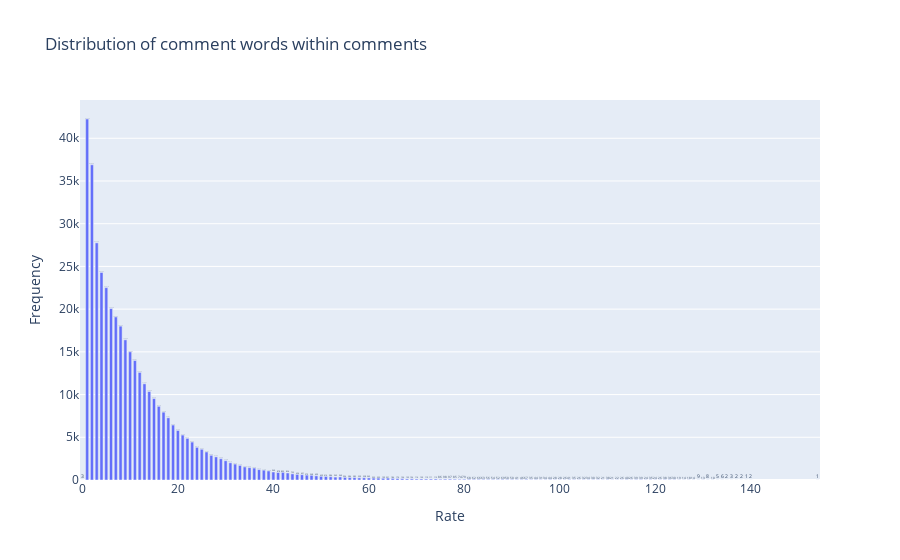

The notebook cell saved with this chart:
### Code cell
df_train['len_comment_by_word'] = df_train['description'].apply(lambda x: len(word_tokenize(x)))
min_max_len = df_train["len_comment_by_word"].min(), df_train["len_comment_by_word"].max()
print(f'Min: {min_max_len[0]} \tMax: {min_max_len[1]}')

fig = go.Figure()

groupby_rate = df_train.groupby('len_comment_by_word')['len_comment_by_word'].count()

fig.add_trace(go.Bar(
    x=list(sorted(groupby_rate.index)),
    y=groupby_rate.tolist(),
    text=groupby_rate.tolist(),
    textposition='auto'
))

fig.update_layout(
    title_text='Distribution of comment words within comments',
    xaxis_title_text='Rate',
    yaxis_title_text='Frequency',
    bargap=0.2,
    bargroupgap=0.2)

fig.show()

### Figure 1 — Plotly figure (JSON) as saved in the notebook; plotly's stock layout.template omitted (floating-point values rounded to 4 significant figures; data arrays with more than 128 entries replaced by an {"elided": "..."} marker saying what was removed)
{"data": [{"text": {"elided": "142 str values"}, "textposition": "auto", "type": "bar", "x": {"elided": "142 int values"}, "y": {"elided": "142 int values"}}], "layout": {"bargap": 0.2, "bargroupgap": 0.2, "title": {"text": "Distribution of comment words within comments"}, "xaxis": {"title": {"text": "Rate"}}, "yaxis": {"title": {"text": "Frequency"}}}}
